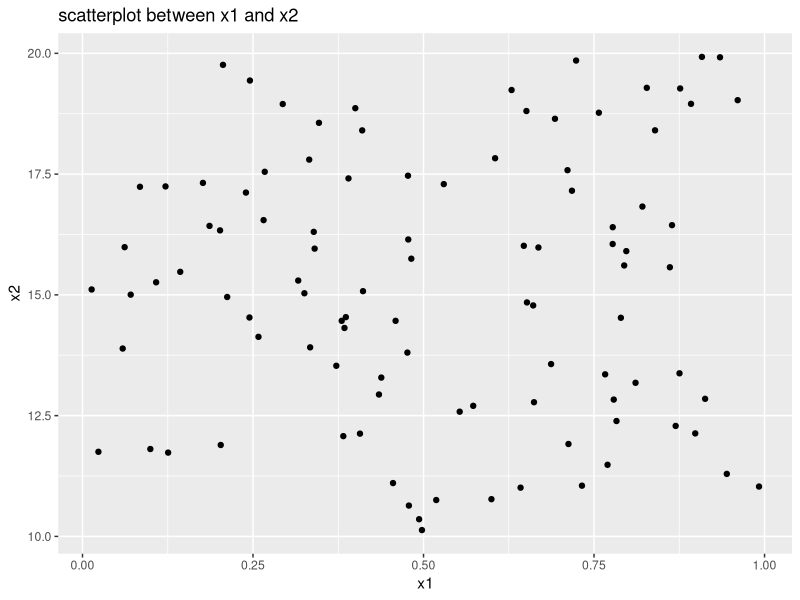
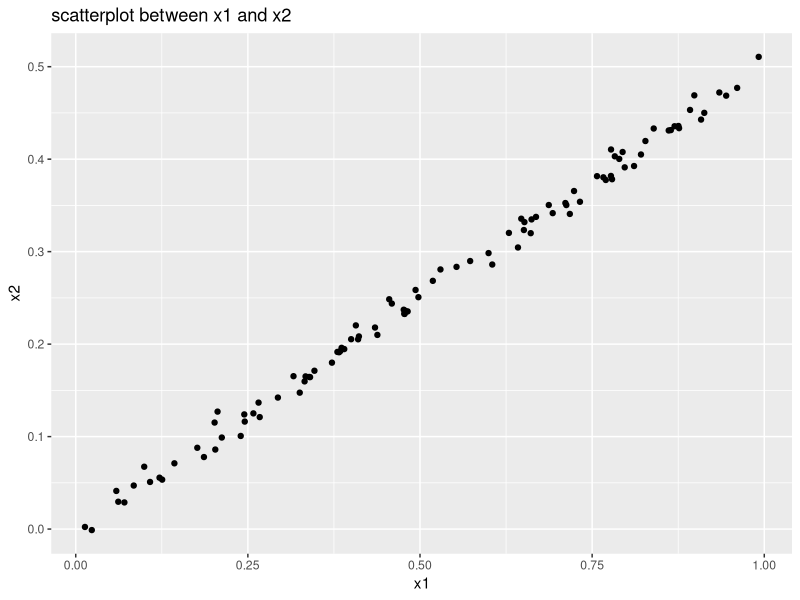
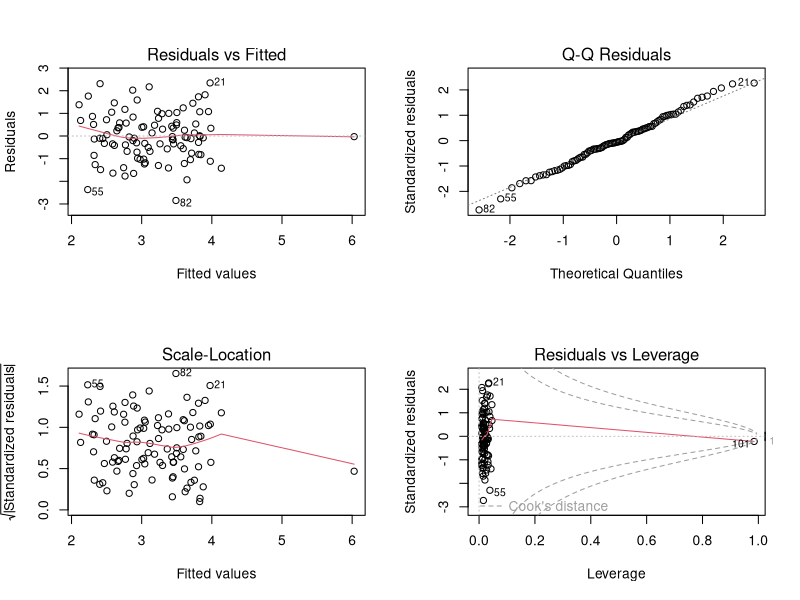
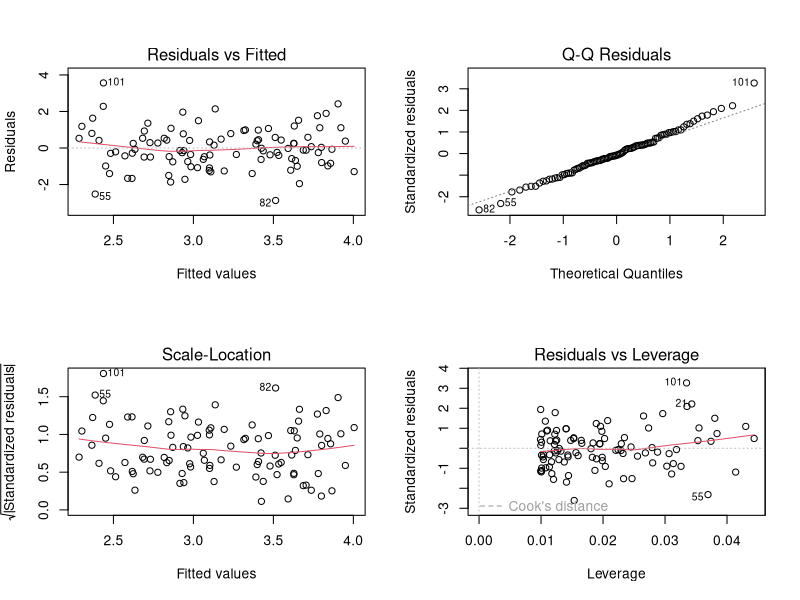
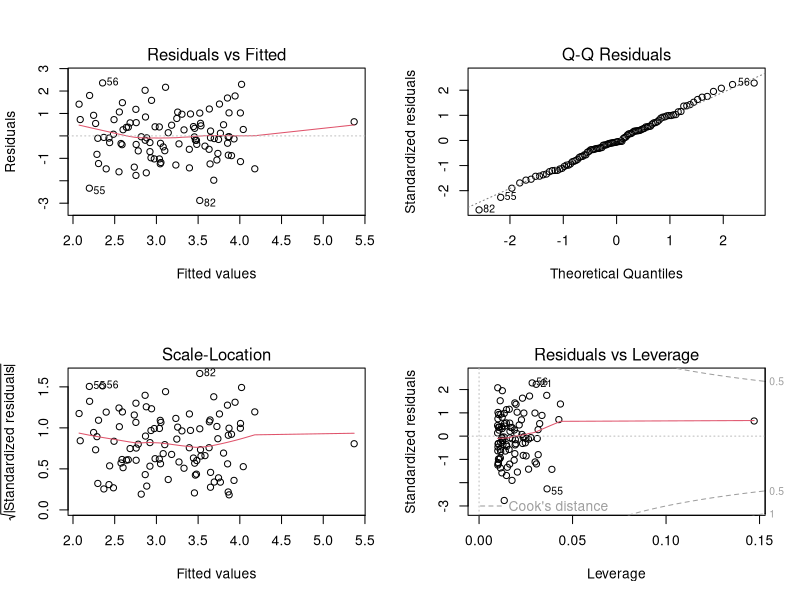

The R source for these figures, in order:
## ---- chunk 1
knitr::opts_chunk$set(echo = TRUE)
## ---- chunk 2
set.seed(1)
n <- 100
x1 <- runif(n)
x2 <- runif(n,10,20)
y <- 2+2*x1+0.3*x2+rnorm(n)
## ---- chunk 3
cor(x1,x2)
library(ggplot2)
ggplot( ) + 
    geom_point(mapping = aes(x = x1, y = x2)) +
  labs(title = "scatterplot between x1 and x2",x = "x1",y = "x2")
## ---- chunk 4
lm(y ~ x1 + x2)
lreg<-lm(y ~ x1 + x2)
summary(lreg)
s <- sqrt(sum(lreg$res^2)/lreg$df.residual)
## ---- chunk 5
lm(y ~ x1)
lreg2<-lm(y ~ x1)
summary(lreg2)
s <- sqrt(sum(lreg2$res^2)/lreg2$df.residual)
## ---- chunk 6
lm(y ~ x2)
lreg3<-lm(y ~ x2)
summary(lreg3)
s <- sqrt(sum(lreg3$res^2)/lreg3$df.residual)
## ---- chunk 7
set.seed(1)
n <- 100
x1 <- runif(n)
x2 <- 0.5*x1+rnorm(n,0,.01)
y <- 2+2*x1+0.3*x2+rnorm(n)
## ---- chunk 8
#Repeat part b
cor(x1,x2)
library(ggplot2)
ggplot( ) + 
    geom_point(mapping = aes(x = x1, y = x2)) +
  labs(title = "scatterplot between x1 and x2",x = "x1",y = "x2")
## ---- chunk 9
#Repeat part c
lm(y ~ x1 + x2)
lreg<-lm(y ~ x1 + x2)
summary(lreg)
s <- sqrt(sum(lreg$res^2)/lreg$df.residual)
## ---- chunk 10
#Repeat part d
lm(y ~ x1)
lreg2<-lm(y ~ x1)
summary(lreg2)
s <- sqrt(sum(lreg2$res^2)/lreg2$df.residual)
## ---- chunk 11
#Repeat part e
lm(y ~ x2)
lreg3<-lm(y ~ x2)
summary(lreg3)
s <- sqrt(sum(lreg3$res^2)/lreg3$df.residual)
## ---- chunk 12
set.seed(1)
n <- 100
x1 <- runif(n)
x2 <- 0.5*x1+rnorm(n,0,.01)
y <- 2+2*x1+0.3*x2+rnorm(n)
x1 <- c(x1, 0.1)
x2 <- c(x2, 0.8)
y <- c(y, 6)

## ---- chunk 13
#Repeat part c
lm(y ~ x1 + x2)
lreg<-lm(y ~ x1 + x2)
summary(lreg)
s <- sqrt(sum(lreg$res^2)/lreg$df.residual)
par(mfrow = c(2,2))
plot(lm(y ~ x1 + x2))
## ---- chunk 14
#Repeat part d
lm(y ~ x1)
lreg2<-lm(y ~ x1)
summary(lreg2)
s <- sqrt(sum(lreg2$res^2)/lreg2$df.residual)
par(mfrow = c(2,2))
plot(lm(y ~ x1))
## ---- chunk 15
#Repeat part e
lm(y ~ x2)
lreg3<-lm(y ~ x2)
summary(lreg3)
s <- sqrt(sum(lreg3$res^2)/lreg3$df.residual)
par(mfrow = c(2,2))
plot(lm(y ~ x2))
